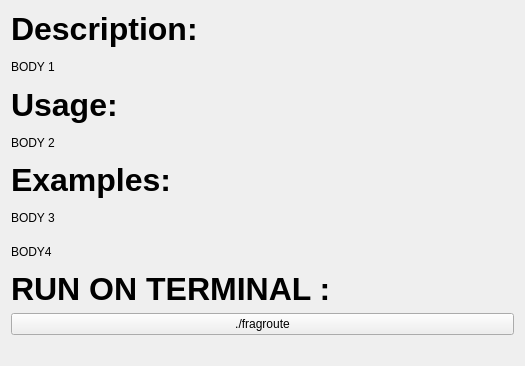
          <widget class="QWidget" name="scrollAreaWidgetContents_8">
           <property name="geometry">
            <rect>
             <x>0</x>
             <y>0</y>
             <width>525</width>
             <height>366</height>
            </rect>
           </property>
           <layout class="QGridLayout" name="gridLayout_7">
            <item row="8" column="0">
             <widget class="QPushButton" name="fragRouteButton">
              <property name="text">
               <string>./fragroute</string>
              </property>
             </widget>
            </item>
            <item row="9" column="0">
             <spacer name="fragRouteVSpacer">
              <property name="orientation">
               <enum>Qt::Vertical</enum>
              </property>
              <property name="sizeType">
               <enum>QSizePolicy::Fixed</enum>
              </property>
              <property name="sizeHint" stdset="0">
               <size>
                <width>20</width>
                <height>20</height>
               </size>
              </property>
             </spacer>
            </item>
            <item row="7" column="0">
             <widget class="QLabel" name="fragRouteH4">
              <property name="font">
               <font>
                <pointsize>24</pointsize>
                <weight>75</weight>
                <bold>true</bold>
               </font>
              </property>
              <property name="text">
               <string>RUN ON TERMINAL :</string>
              </property>
             </widget>
            </item>
            <item row="5" column="0">
             <widget class="QLabel" name="fragRouteB3">
              <property name="text">
               <string>BODY 3</string>
              </property>
             </widget>
            </item>
            <item row="1" column="0">
             <widget class="QLabel" name="fragRouteB1">
              <property name="text">
               <string>BODY 1</string>
              </property>
             </widget>
            </item>
            <item row="2" column="0">
             <widget class="QLabel" name="fragRouteH2">
              <property name="font">
               <font>
                <pointsize>24</pointsize>
                <weight>75</weight>
                <bold>true</bold>
               </font>
              </property>
              <property name="text">
               <string>Usage:</string>
              </property>
             </widget>
            </item>
            <item row="0" column="0">
             <widget class="QLabel" name="fragRouteH1">
              <property name="font">
               <font>
                <pointsize>24</pointsize>
                <weight>75</weight>
                <bold>true</bold>
               </font>
              </property>
              <property name="text">
               <string>Description:</string>
              </property>
             </widget>
            </item>
            <item row="3" column="0">
             <widget class="QLabel" name="fragRouteB2">
              <property name="text">
               <string>BODY 2</string>
              </property>
             </widget>
            </item>
            <item row="4" column="0">
             <widget class="QLabel" name="fragRouteH3">
              <property name="font">
               <font>
                <pointsize>24</pointsize>
                <weight>75</weight>
                <bold>true</bold>
               </font>
              </property>
              <property name="text">
               <string>Examples:</string>
              </property>
             </widget>
            </item>
            <item row="6" column="0">
             <widget class="QLabel" name="fragRouteB4">
              <property name="text">
               <string>BODY4</string>
              </property>
             </widget>
            </item>
           </layout>
          </widget>
